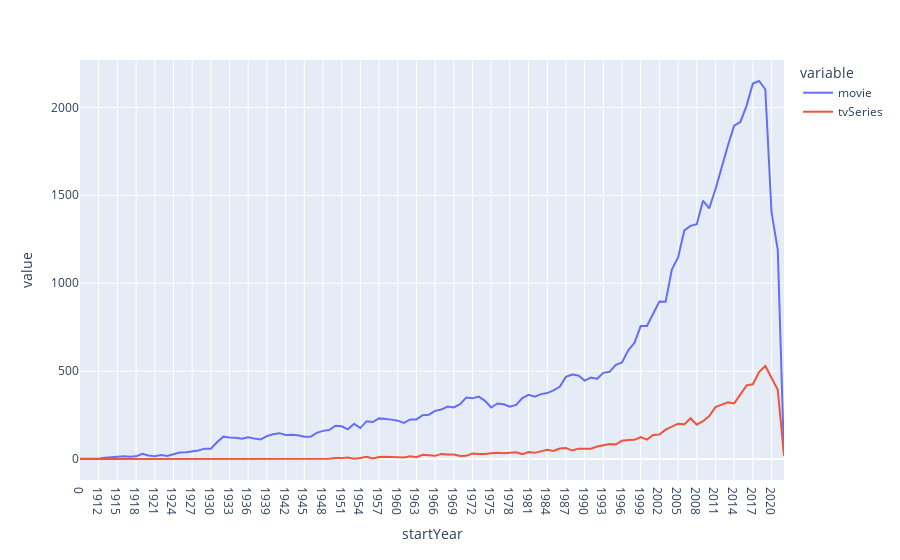

The code cell stored with this chart in its notebook:
### Code cell
import plotly.express as px
fig = px.line(dataframe, x="startYear", y=["movie", "tvSeries"])
fig.show()

### Figure 1 — Plotly figure (JSON) as saved in the notebook; plotly's stock layout.template omitted (floating-point values rounded to 4 significant figures)
{"data": [{"hovertemplate": "variable=movie<br>startYear=%{x}<br>value=%{y}<extra></extra>", "legendgroup": "movie", "line": {"color": "#636efa", "dash": "solid"}, "marker": {"symbol": "circle"}, "mode": "lines", "name": "movie", "orientation": "v", "showlegend": true, "type": "scatter", "x": ["0", "1906", "1911", "1912", "1913", "1914", "1915", "1916", "1917", "1918", "1919", "1920", "1921", "1922", "1923", "1924", "1925", "1926", "1927", "1928", "1929", "1930", "1931", "1932", "1933", "1934", "1935", "1936", "1937", "1938", "1939", "1940", "1941", "1942", "1943", "1944", "1945", "1946", "1947", "1948", "1949", "1950", "1951", "1952", "1953", "1954", "1955", "1956", "1957", "1958", "1959", "1960", "1961", "1962", "1963", "1964", "1965", "1966", "1967", "1968", "1969", "1970", "1971", "1972", "1973", "1974", "1975", "1976", "1977", "1978", "1979", "1980", "1981", "1982", "1983", "1984", "1985", "1986", "1987", "1988", "1989", "1990", "1991", "1992", "1993", "1994", "1995", "1996", "1997", "1998", "1999", "2000", "2001", "2002", "2003", "2004", "2005", "2006", "2007", "2008", "2009", "2010", "2011", "2012", "2013", "2014", "2015", "2016", "2017", "2018", "2019", "2020", "2021", "2022"], "xaxis": "x", "y": [1, 1, 1, 2, 7, 10, 9, 15, 13, 15, 30, 20, 16, 22, 17, 28, 37, 39, 44, 48, 59, 58, 95, 127, 122, 121, 115, 123, 116, 111, 130, 141, 147, 137, 138, 135, 127, 126, 149, 160, 165, 189, 186, 169, 200, 176, 215, 210, 231, 229, 224, 218, 205, 225, 225, 249, 252, 274, 281, 298, 293, 312, 350, 345, 355, 331, 293, 316, 311, 297, 308, 347, 365, 354, 369, 375, 390, 411, 467, 480, 475, 446, 463, 456, 490, 496, 535, 549, 618, 661, 756, 757, 824, 896, 894, 1077, 1146, 1300, 1326, 1335, 1469, 1426, 1534, 1664, 1783, 1896, 1917, 2010, 2136, 2150, 2103, 1403, 1190, 20], "yaxis": "y"}, {"hovertemplate": "variable=tvSeries<br>startYear=%{x}<br>value=%{y}<extra></extra>", "legendgroup": "tvSeries", "line": {"color": "#EF553B", "dash": "solid"}, "marker": {"symbol": "circle"}, "mode": "lines", "name": "tvSeries", "orientation": "v", "showlegend": true, "type": "scatter", "x": ["0", "1906", "1911", "1912", "1913", "1914", "1915", "1916", "1917", "1918", "1919", "1920", "1921", "1922", "1923", "1924", "1925", "1926", "1927", "1928", "1929", "1930", "1931", "1932", "1933", "1934", "1935", "1936", "1937", "1938", "1939", "1940", "1941", "1942", "1943", "1944", "1945", "1946", "1947", "1948", "1949", "1950", "1951", "1952", "1953", "1954", "1955", "1956", "1957", "1958", "1959", "1960", "1961", "1962", "1963", "1964", "1965", "1966", "1967", "1968", "1969", "1970", "1971", "1972", "1973", "1974", "1975", "1976", "1977", "1978", "1979", "1980", "1981", "1982", "1983", "1984", "1985", "1986", "1987", "1988", "1989", "1990", "1991", "1992", "1993", "1994", "1995", "1996", "1997", "1998", "1999", "2000", "2001", "2002", "2003", "2004", "2005", "2006", "2007", "2008", "2009", "2010", "2011", "2012", "2013", "2014", "2015", "2016", "2017", "2018", "2019", "2020", "2021", "2022"], "xaxis": "x", "y": [0, 0, 0, 0, 0, 0, 0, 0, 0, 0, 0, 0, 0, 0, 0, 0, 0, 0, 0, 0, 0, 0, 0, 0, 0, 1, 0, 0, 0, 0, 0, 1, 0, 0, 0, 0, 0, 0, 1, 1, 1, 6, 5, 9, 2, 6, 13, 3, 11, 13, 11, 10, 8, 15, 10, 24, 23, 18, 29, 25, 26, 17, 18, 31, 28, 28, 33, 36, 33, 34, 38, 28, 40, 35, 43, 53, 46, 60, 62, 48, 59, 59, 59, 71, 79, 85, 83, 104, 108, 109, 125, 110, 137, 139, 167, 184, 201, 197, 232, 195, 215, 244, 295, 309, 322, 316, 369, 419, 425, 494, 529, 464, 393, 19], "yaxis": "y"}], "layout": {"legend": {"title": {"text": "variable"}, "tracegroupgap": 0}, "margin": {"t": 60}, "xaxis": {"anchor": "y", "domain": [0, 1], "title": {"text": "startYear"}}, "yaxis": {"anchor": "x", "domain": [0, 1], "title": {"text": "value"}}}}
